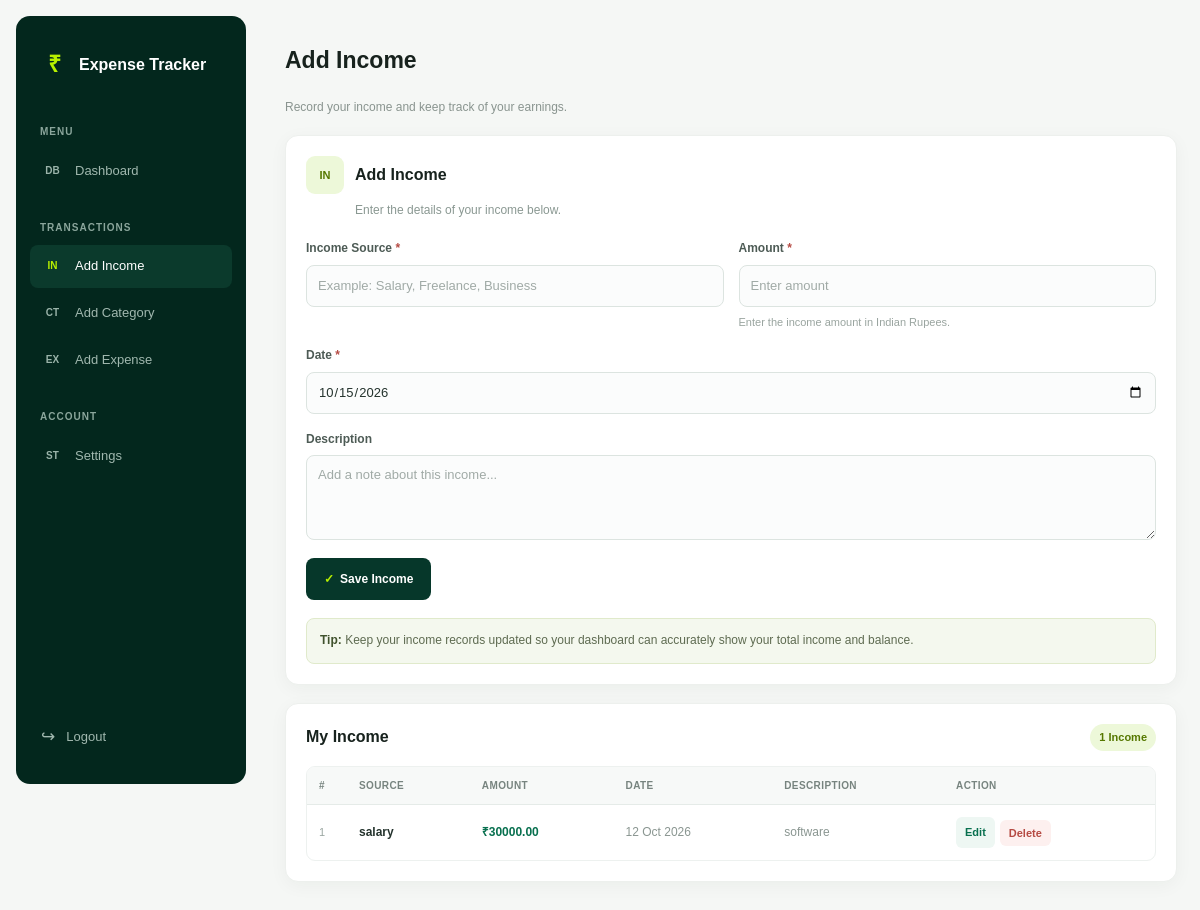
The app's page /add_income/ (signed in) with its own data.
### expense_app/models.py (models this page shows)
class Income(models.Model):
    user = models.ForeignKey(
        User,
        on_delete=models.CASCADE
    )
    source = models.CharField(max_length=100)
    amount = models.DecimalField(
        max_digits=10,
        decimal_places=2
    )
    date = models.DateField()
    description = models.TextField(blank=True)
    created_at = models.DateTimeField(
        auto_now_add=True
    )

### expense_app/views.py (the view, shortened to what this page needs)
# urls.py: path("add_income/", views.add_income, name="add_income"),
@login_required(login_url="login")
def add_income(request):
    incomes = Income.objects.filter(
        user=request.user
    ).order_by(
        "-date",
        "-created_at"
    )
    return render(
        request,
        "add_income.html",
        {
            "incomes": incomes
        }
    )

### Templates/add_income.html (shortened to what this page needs)
{% extends "base.html" %}
{% block content %}
<div class="top-navigation">
    <div class="top-left">
        <h1 class="nav-page-title">Add Income</h1>
    </div>
</div>
<div class="page-header">
    <p>
        Record your income and keep track of your earnings.
    </p>
</div>
<div class="add-box">
    <div class="heading">
        <div class="heading-icon">IN</div>
        <h2>Add Income</h2>
    </div>
    <p class="subtitle">
        Enter the details of your income below.
    </p>
    <form method="POST" class="income-form">
        <div class="form-row">
            <div class="form-group">
                <label for="source">
                    Income Source <span class="required">*</span>
                </label>
                <input
                    type="text"
                    id="source"
                    name="source"
                    placeholder="Example: Salary, Freelance, Business"
                    required
                >
            </div>
            <div class="form-group">
                <label for="amount">
                    Amount <span class="required">*</span>
                </label>
                <input
                    type="number"
                    id="amount"
                    name="amount"
                    placeholder="Enter amount"
                    step="0.01"
                    min="0.01"
                    required
                >
                <span class="form-help">
                    Enter the income amount in Indian Rupees.
                </span>
            </div>
        </div>
        <div class="form-group">
            <label for="date">
                Date <span class="required">*</span>
            </label>
            <input
                type="date"
                id="date"
                name="date"
                required
            >
        </div>
        <div class="form-group">
            <label for="description">Description</label>
            <textarea
                id="description"
                name="description"
                placeholder="Add a note about this income..."
            ></textarea>
        </div>
        <div class="form-buttons">
            <button type="submit" class="save-button">
                <span class="save-icon">✓</span>
                Save Income
            </button>
        </div>
    </form>
    <div class="info-box">
        <strong>Tip:</strong>
        Keep your income records updated so your dashboard
        can accurately show your total income and balance.
    </div>
</div>
<div class="table-box">
    <div class="table-header">
        <h2>My Income</h2>
        {% if incomes %}
            <span class="income-count">
                {{ incomes|length }}
                Income{{ incomes|length|pluralize }}
            </span>
        {% endif %}
    </div>
    {% if incomes %}
        <div class="table-container">
            <table>
                <thead>
                    <tr>
                        <th>#</th>
                        <th>Source</th>
                        <th>Amount</th>
                        <th>Date</th>
                        <th>Description</th>
                        <th>Action</th>
                    </tr>
                </thead>
                <tbody>
                    {% for income in incomes %}
                        <tr>
                            <td class="number">
                                {{ forloop.counter }}
                            </td>
                            <td class="source-name">
                                {{ income.source }}
                            </td>
                            <td class="amount">
                                ₹{{ income.amount|floatformat:2 }}
                            </td>
                            <td class="date">
                                {{ income.date|date:"d M Y" }}
                            </td>
                            <td class="description">
                                {% if income.description %}
                                    {{ income.description }}
                                {% else %}
                                    —
                                {% endif %}
                            </td>
                            <td>
                                <div class="actions">
                                    <a
                                        href="{% url 'edit_income' income.id %}"
                                        class="edit-btn"
                                    >
                                        Edit
                                    </a>
                                    <form
                                        method="POST"
                                        action="{% url 'delete_income' income.id %}"
                                        class="delete-form"
                                        onsubmit="return confirm('Are you sure you want to delete this income?');"
                                    >
                                        <button
                                            type="submit"
                                            class="delete-btn"
                                        >
                                            Delete
                                        </button>
                                    </form>
                                </div>
                            </td>
                        </tr>
                    {% endfor %}
                </tbody>
            </table>
        </div>
    {% endif %}
</div>
{% endblock %}

### Templates/base.html (style rules this page uses)
* { margin: 0; padding: 0; box-sizing: border-box; font-family: Arial, Helvetica, sans-serif; }
html { scroll-behavior: smooth; -webkit-text-size-adjust: 100%; }
body { background: #f5f7f5; color: #17221d; min-height: 100vh; overflow-x: hidden; font-size: 14px; line-height: 1.55; }
a { text-decoration: none; color: inherit; }
button, input, select, textarea { font-family: inherit; font-size: inherit; }
button { -webkit-tap-highlight-color: transparent; }

### records on screen
Income: source "salary", amount "30000.00", date "12 Oct 2026", description "software"

### other values on screen
{{ incomes|length }} "1"
